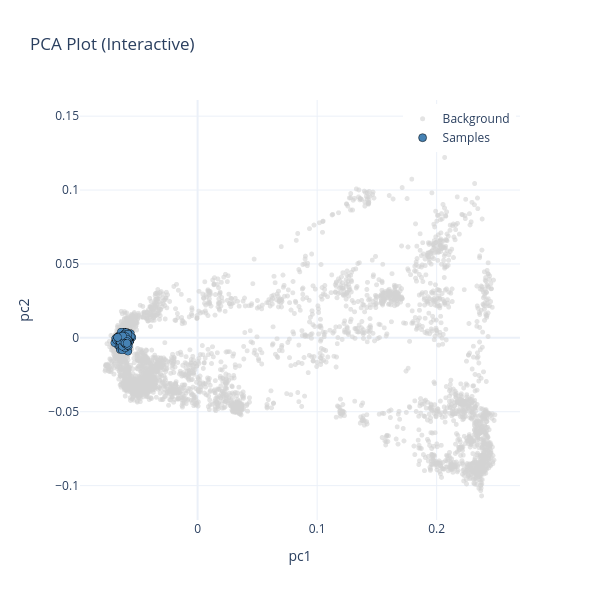

Notebook code for this chart:
### Markdown cell above
### 3b) Project PLINK File
Project PLINK file of all 335 St. Pölten Samples

### Code cell
%%time
project_eigenstrat(es_path="/mnt/archgen/users/hringbauer/git/EPIDEMIC/output/plink/bd_ptn_335",
                   pca="EUAS", es_type="plink", iids=[],
                   plot_bgrd_c=False, verbose=True, flip=True, 
                   fig_path='/mnt/archgen/users/hringbauer/git/projectPCA/figs/ptn335PLINK_EUAS.html')

### Figure 1 — Plotly figure (JSON) as saved in the notebook; plotly's stock layout.template omitted (floating-point values rounded to 4 significant figures; data arrays with more than 128 entries replaced by an {"elided": "..."} marker saying what was removed)
{"data": [{"hovertemplate": "<b>%{text}</b><br>pc1: %{x}<br>pc2: %{y}<extra></extra>", "marker": {"color": "lightgray", "opacity": 0.6, "size": 5}, "mode": "markers", "name": "Background", "text": {"elided": "4007 str values"}, "type": "scattergl", "x": {"elided": "4007 float values"}, "y": {"elided": "4007 float values"}}, {"hovertemplate": "<b>%{text}</b><br>pc1: %{x}<br>pc2: %{y}<extra></extra>", "marker": {"color": "steelblue", "line": {"color": "black", "width": 0.5}, "size": 8}, "mode": "markers", "name": "Samples", "text": {"elided": "335 str values"}, "type": "scattergl", "x": {"elided": "335 float values"}, "y": {"elided": "335 float values"}}], "layout": {"height": 600, "legend": {"x": 0.99, "xanchor": "right", "y": 0.99, "yanchor": "top"}, "title": {"text": "PCA Plot (Interactive)"}, "width": 600, "xaxis": {"title": {"text": "pc1"}}, "yaxis": {"title": {"text": "pc2"}}}}
